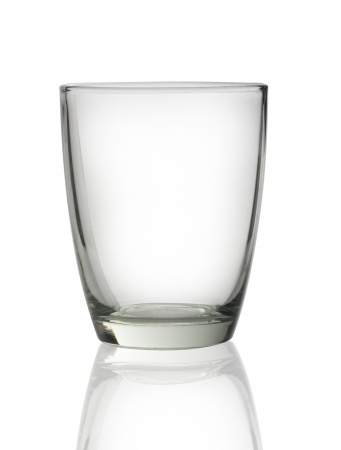
#> input picture cup.jpg, 341 x 450 px
$ python copy_roi.py
#> lines starting #> are read from the running program, lines starting #| are printed output that depends on the picture; after the words box and inside, x2 and y2 are one past the last pixel; in counts of white or black regions, pixels touching at a corner belong together
import cv2

img = cv2.imread('cup.jpg',cv2.IMREAD_COLOR)
#> img is the input picture: shape (450, 341, 3); mean B, G, R 240.3, 241, 240.9

## making a pixel blank
##img[55,55] = [255,255,255]
img[300,300] = [0,0,0]
#> img: shape (450, 341, 3); under 0.01% of pixels changed, all inside (x1, y1, x2, y2) = (300, 300, 301, 301)

## copying a region of image
watch_face = img[37:211,107:294]
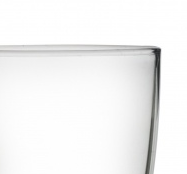
#> watch_face: shape (174, 187, 3); mean B, G, R 243, 243.2, 243.1
## redrawing over image img
img[0:174,0:187] = watch_face
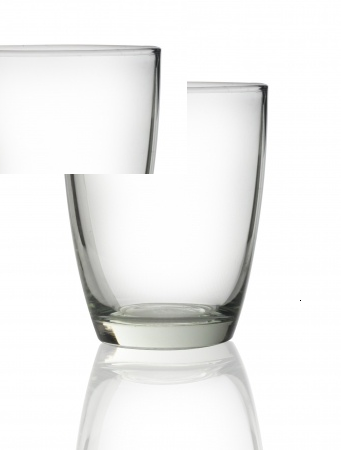
#> img: shape (450, 341, 3); mean B, G, R 239.7, 240.4, 240.3

## draw the new image
cv2.imshow('image',img)
cv2.waitKey(0)
cv2.destroyAllWindows()

$ run again, with corner.png saved as cup.jpg
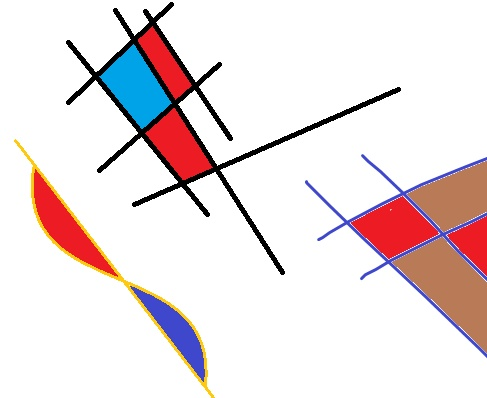
#> input picture corner.png, 487 x 398 px
#> img is the input picture: shape (398, 487, 3); mean B, G, R 223.7, 222.7, 234.5
#> `watch_face = img[37:211,107:294]`:
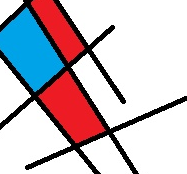
#> watch_face: shape (174, 187, 3); mean B, G, R 195.8, 188.7, 197.9
#> `img[0:174,0:187] = watch_face`:
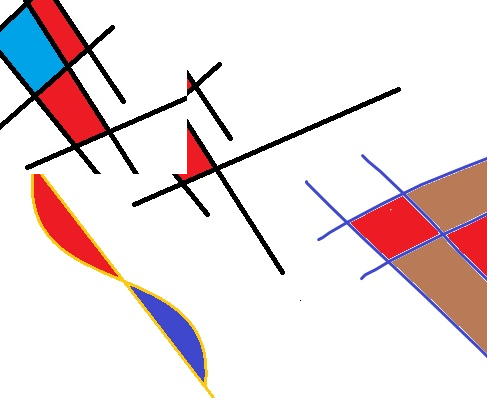
#> img: shape (398, 487, 3); mean B, G, R 221.8, 220.7, 233.2
